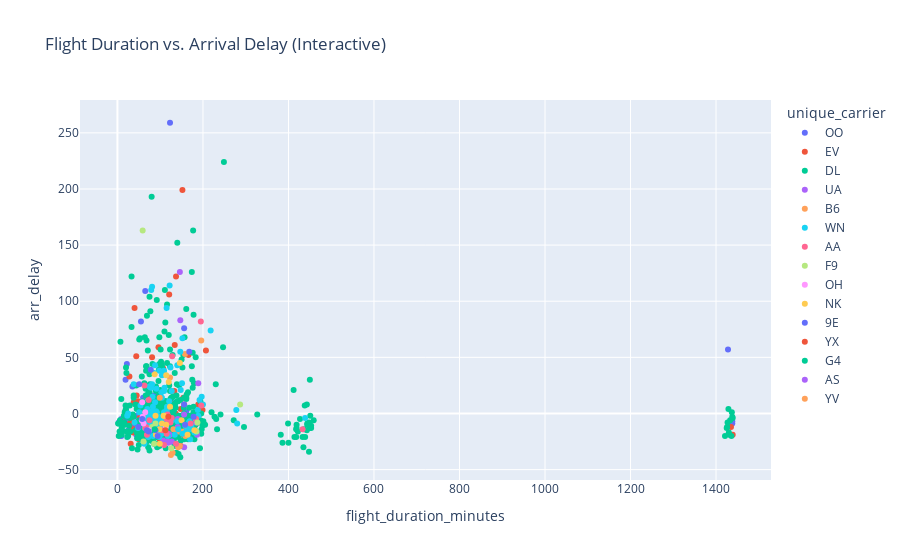

Source (notebook cell):
### Code cell
import plotly.express as px

fig = px.scatter(
    df.sample(1000),  # Sample for performance
    x='flight_duration_minutes',
    y='arr_delay',
    color='unique_carrier',
    hover_data=['origin', 'dest', 'distance'],
    title='Flight Duration vs. Arrival Delay (Interactive)'
)
fig.show()

### Figure 1 — Plotly figure (JSON) as saved in the notebook; plotly's stock layout.template omitted (floating-point values rounded to 4 significant figures; data arrays with more than 128 entries replaced by an {"elided": "..."} marker saying what was removed)
{"data": [{"customdata": {"elided": "58x3 mixed values"}, "hovertemplate": "unique_carrier=OO<br>flight_duration_minutes=%{x}<br>arr_delay=%{y}<br>origin=%{customdata[0]}<br>dest=%{customdata[1]}<br>distance=%{customdata[2]}<extra></extra>", "legendgroup": "OO", "marker": {"color": "#636efa", "symbol": "circle"}, "mode": "markers", "name": "OO", "orientation": "v", "showlegend": true, "type": "scatter", "x": [72, 95, 123, 9, 44, 36, 191, 149, 63, 156, 6, 65, 72, 79, 93, 99, 53, 123, 32, 1438, 108, 60, 34, 85, 110, 19, 55, 125, 48, 41, 1428, 3, 22, 99, 86, 45, 9, 55, 26, 158, 84, 120, 176, 21, 1438, 120, 72, 165, 68, 101, 19, 71, 99, 161, 111, 70, 88, 35], "xaxis": "x", "y": [-13.0, -11.0, 11.0, -20.0, -19.0, -11.0, -1.0, -11.0, -9.0, 76.0, -7.0, 109.0, -6.0, 9.0, 12.0, -21.0, -15.0, 259.0, -10.0, -9.0, -10.0, 14.0, -16.0, 3.0, -8.0, 30.0, 82.0, 12.0, -7.0, -10.0, 57.0, -8.0, 44.0, -1.0, 16.0, -2.0, -5.0, -11.0, -15.0, -13.0, -12.0, 3.0, -7.0, 6.0, -7.0, -3.0, 0.0, -22.0, 2.0, 2.0, -6.0, -6.0, -15.0, 2.0, -13.0, -8.0, 7.0, 24.0], "yaxis": "y"}, {"customdata": {"elided": "74x3 mixed values"}, "hovertemplate": "unique_carrier=EV<br>flight_duration_minutes=%{x}<br>arr_delay=%{y}<br>origin=%{customdata[0]}<br>dest=%{customdata[1]}<br>distance=%{customdata[2]}<extra></extra>", "legendgroup": "EV", "marker": {"color": "#EF553B", "symbol": "circle"}, "mode": "markers", "name": "EV", "orientation": "v", "showlegend": true, "type": "scatter", "x": [156, 70, 96, 113, 134, 140, 74, 62, 99, 50, 33, 29, 136, 133, 116, 176, 38, 61, 81, 64, 51, 145, 61, 38, 58, 207, 124, 71, 183, 164, 89, 93, 166, 44, 75, 166, 60, 162, 83, 127, 155, 48, 124, 154, 136, 121, 148, 28, 189, 142, 201, 148, 28, 37, 199, 52, 40, 11, 107, 55, 45, 193, 124, 73, 137, 153, 80, 13, 85, 1439, 152, 31, 1435, 144], "xaxis": "x", "y": [8.0, -14.0, 59.0, -12.0, 61.0, -5.0, -17.0, -12.0, -24.0, -23.0, -6.0, -9.0, 0.0, 20.0, -24.0, -18.0, 10.0, 9.0, 50.0, -11.0, -16.0, -15.0, -7.0, -14.0, -21.0, 56.0, -24.0, -8.0, -10.0, -19.0, -10.0, -11.0, 52.0, 51.0, 16.0, -16.0, -23.0, -16.0, -10.0, -12.0, -19.0, 11.0, 10.0, 14.0, -9.0, 106.0, 4.0, -10.0, 8.0, -2.0, -9.0, -29.0, 33.0, -17.0, 3.0, -4.0, 94.0, -10.0, 40.0, 5.0, 16.0, 3.0, -23.0, 4.0, 122.0, -19.0, -16.0, -8.0, -5.0, -19.0, 199.0, -27.0, -12.0, -5.0], "yaxis": "y"}, {"customdata": {"elided": "653x3 mixed values"}, "hovertemplate": "unique_carrier=DL<br>flight_duration_minutes=%{x}<br>arr_delay=%{y}<br>origin=%{customdata[0]}<br>dest=%{customdata[1]}<br>distance=%{customdata[2]}<extra></extra>", "legendgroup": "DL", "marker": {"color": "#00cc96", "symbol": "circle"}, "mode": "markers", "name": "DL", "orientation": "v", "showlegend": true, "type": "scatter", "x": {"elided": "653 int values"}, "xaxis": "x", "y": {"elided": "653 float values"}, "yaxis": "y"}, {"customdata": [["EWR", "SAV", 708], ["ATL", "EWR", 746], ["EWR", "ATL", 746], ["ATL", "SFO", 2139], ["EWR", "ATL", 746], ["IAH", "ATL", 689], ["ORD", "ATL", 606], ["ATL", "SFO", 2139], ["ATL", "IAD", 534], ["EWR", "ATL", 746], ["IAH", "ATL", 689], ["EWR", "ATL", 746], ["ATL", "EWR", 746], ["SAV", "EWR", 708], ["ATL", "IAD", 534], ["ATL", "EWR", 746]], "hovertemplate": "unique_carrier=UA<br>flight_duration_minutes=%{x}<br>arr_delay=%{y}<br>origin=%{customdata[0]}<br>dest=%{customdata[1]}<br>distance=%{customdata[2]}<extra></extra>", "legendgroup": "UA", "marker": {"color": "#ab63fa", "symbol": "circle"}, "mode": "markers", "name": "UA", "orientation": "v", "showlegend": true, "type": "scatter", "x": [127, 122, 139, 107, 141, 186, 156, 147, 115, 141, 184, 146, 119, 117, 103, 119], "xaxis": "x", "y": [-25.0, -19.0, -15.0, -24.0, -12.0, -19.0, -30.0, 83.0, 2.0, -5.0, -8.0, 126.0, -26.0, -25.0, -10.0, -18.0], "yaxis": "y"}, {"customdata": [["ATL", "BOS", 946], ["SAV", "BOS", 901], ["ATL", "BOS", 946], ["BOS", "ATL", 946], ["ATL", "MCO", 404], ["ATL", "BOS", 946], ["ATL", "BOS", 946], ["BOS", "SAV", 901], ["BOS", "ATL", 946], ["ATL", "BOS", 946], ["ATL", "JFK", 760], ["SAV", "JFK", 718], ["BOS", "ATL", 946], ["JFK", "SAV", 718]], "hovertemplate": "unique_carrier=B6<br>flight_duration_minutes=%{x}<br>arr_delay=%{y}<br>origin=%{customdata[0]}<br>dest=%{customdata[1]}<br>distance=%{customdata[2]}<extra></extra>", "legendgroup": "B6", "marker": {"color": "#FFA15A", "symbol": "circle"}, "mode": "markers", "name": "B6", "orientation": "v", "showlegend": true, "type": "scatter", "x": [129, 125, 146, 163, 101, 142, 158, 147, 159, 196, 131, 123, 155, 142], "xaxis": "x", "y": [-35.0, -37.0, -29.0, -15.0, -4.0, -30.0, 53.0, -16.0, -20.0, 65.0, -14.0, 32.0, -16.0, -16.0], "yaxis": "y"}, {"customdata": {"elided": "110x3 mixed values"}, "hovertemplate": "unique_carrier=WN<br>flight_duration_minutes=%{x}<br>arr_delay=%{y}<br>origin=%{customdata[0]}<br>dest=%{customdata[1]}<br>distance=%{customdata[2]}<extra></extra>", "legendgroup": "WN", "marker": {"color": "#19d3f3", "symbol": "circle"}, "mode": "markers", "name": "WN", "orientation": "v", "showlegend": true, "type": "scatter", "x": [64, 90, 116, 81, 127, 79, 278, 159, 100, 218, 70, 108, 169, 173, 140, 88, 90, 103, 70, 161, 109, 200, 75, 51, 82, 152, 147, 98, 48, 81, 78, 110, 96, 54, 116, 104, 280, 98, 92, 118, 103, 151, 72, 180, 63, 134, 81, 170, 86, 91, 152, 115, 109, 84, 112, 78, 80, 124, 23, 117, 168, 88, 72, 25, 107, 83, 83, 97, 122, 78, 38, 103, 140, 189, 72, 168, 82, 64, 40, 127, 167, 96, 90, 90, 83, 104, 197, 91, 173, 188, 98, 91, 115, 77, 182, 192, 97, 78, 109, 91, 82, 148, 78, 91, 142, 171, 104, 79, 121, 439], "xaxis": "x", "y": [-13.0, -9.0, -8.0, -12.0, 20.0, 110.0, 3.0, -11.0, -5.0, 74.0, -7.0, -8.0, -7.0, -14.0, 43.0, 43.0, -12.0, -18.0, 4.0, -16.0, 38.0, 8.0, 24.0, 1.0, -4.0, -18.0, 55.0, 38.0, -13.0, 113.0, -2.0, 23.0, -8.0, 7.0, 6.0, 34.0, -9.0, -8.0, 1.0, -20.0, -11.0, 27.0, -4.0, -17.0, -27.0, -19.0, 26.0, -23.0, 36.0, 1.0, 67.0, 94.0, 20.0, -6.0, -2.0, -9.0, 2.0, 41.0, -2.0, -4.0, -13.0, 10.0, -3.0, 0.0, -15.0, -20.0, -5.0, -16.0, 114.0, -8.0, 26.0, 19.0, -7.0, -2.0, -21.0, -10.0, 15.0, -11.0, -8.0, -6.0, -8.0, -3.0, -15.0, 2.0, 6.0, 14.0, 15.0, -13.0, -11.0, 3.0, -21.0, -4.0, 3.0, -7.0, -17.0, 12.0, -8.0, -11.0, 1.0, 22.0, -8.0, 21.0, -1.0, -1.0, -14.0, -14.0, -6.0, 23.0, 11.0, -4.0], "yaxis": "y"}, {"customdata": [["ATL", "LAX", 1947], ["ATL", "MIA", 594], ["ATL", "DFW", 731], ["CLT", "ATL", 226], ["DFW", "ATL", 731], ["ATL", "LAX", 1947], ["CLT", "ATL", 226], ["MIA", "ATL", 594], ["SAV", "DFW", 925], ["ATL", "CLT", 226], ["CLT", "ATL", 226], ["CLT", "ATL", 226], ["DFW", "ATL", 731], ["DFW", "SAV", 925], ["LAX", "ATL", 1947], ["MIA", "ATL", 594], ["ATL", "LGA", 762], ["CLT", "ATL", 226], ["LGA", "ATL", 762], ["DFW", "ATL", 731], ["PHL", "ATL", 666], ["ORD", "ATL", 606], ["ATL", "MIA", 594]], "hovertemplate": "unique_carrier=AA<br>flight_duration_minutes=%{x}<br>arr_delay=%{y}<br>origin=%{customdata[0]}<br>dest=%{customdata[1]}<br>distance=%{customdata[2]}<extra></extra>", "legendgroup": "AA", "marker": {"color": "#FF6692", "symbol": "circle"}, "mode": "markers", "name": "AA", "orientation": "v", "showlegend": true, "type": "scatter", "x": [109, 117, 73, 67, 184, 128, 63, 115, 119, 67, 75, 69, 183, 195, 433, 127, 124, 65, 137, 196, 115, 171, 105], "xaxis": "x", "y": [-28.0, -1.0, 12.0, -13.0, -5.0, 51.0, 25.0, -5.0, -3.0, -12.0, -6.0, -19.0, -5.0, 82.0, -14.0, -4.0, -8.0, -13.0, -27.0, 7.0, -18.0, -9.0, -15.0], "yaxis": "y"}, {"customdata": [["ATL", "SAT", 874], ["ATL", "LAX", 1947], ["TTN", "ATL", 701], ["ATL", "MCO", 404], ["IAH", "ATL", 689], ["DEN", "ATL", 1199], ["ATL", "DEN", 1199], ["SAT", "ATL", 874], ["ATL", "MCI", 692]], "hovertemplate": "unique_carrier=F9<br>flight_duration_minutes=%{x}<br>arr_delay=%{y}<br>origin=%{customdata[0]}<br>dest=%{customdata[1]}<br>distance=%{customdata[2]}<extra></extra>", "legendgroup": "F9", "marker": {"color": "#B6E880", "symbol": "circle"}, "mode": "markers", "name": "F9", "orientation": "v", "showlegend": true, "type": "scatter", "x": [81, 86, 126, 89, 185, 287, 61, 187, 59], "xaxis": "x", "y": [-12.0, -27.0, -31.0, -9.0, -16.0, 8.0, -25.0, -8.0, 163.0], "yaxis": "y"}, {"customdata": [["CLT", "SAV", 213], ["DCA", "SAV", 519], ["SAV", "CLT", 213], ["CLT", "AGS", 140], ["CLT", "SAV", 213], ["CLT", "SAV", 213], ["SAV", "CLT", 213]], "hovertemplate": "unique_carrier=OH<br>flight_duration_minutes=%{x}<br>arr_delay=%{y}<br>origin=%{customdata[0]}<br>dest=%{customdata[1]}<br>distance=%{customdata[2]}<extra></extra>", "legendgroup": "OH", "marker": {"color": "#FF97FF", "symbol": "circle"}, "mode": "markers", "name": "OH", "orientation": "v", "showlegend": true, "type": "scatter", "x": [61, 113, 58, 59, 65, 57, 74], "xaxis": "x", "y": [-9.0, -12.0, 10.0, -3.0, 1.0, -6.0, -15.0], "yaxis": "y"}, {"customdata": [["ATL", "DTW", 594], ["DTW", "ATL", 594], ["IAH", "ATL", 689], ["MCO", "ATL", 404], ["FLL", "ATL", 581], ["BWI", "ATL", 577], ["ATL", "ORD", 606], ["ATL", "MCO", 404], ["ATL", "MCO", 404], ["IAH", "ATL", 689], ["ATL", "FLL", 581], ["ATL", "BWI", 577], ["CLE", "ATL", 554], ["ATL", "BWI", 577], ["FLL", "ATL", 581], ["ATL", "BOS", 946]], "hovertemplate": "unique_carrier=NK<br>flight_duration_minutes=%{x}<br>arr_delay=%{y}<br>origin=%{customdata[0]}<br>dest=%{customdata[1]}<br>distance=%{customdata[2]}<extra></extra>", "legendgroup": "NK", "marker": {"color": "#FECB52", "symbol": "circle"}, "mode": "markers", "name": "NK", "orientation": "v", "showlegend": true, "type": "scatter", "x": [114, 146, 180, 90, 109, 99, 114, 89, 87, 164, 108, 104, 123, 98, 120, 150], "xaxis": "x", "y": [-10.0, 45.0, -15.0, -19.0, -2.0, -27.0, 34.0, -2.0, 35.0, -19.0, -2.0, -9.0, 6.0, -14.0, 28.0, -6.0], "yaxis": "y"}, {"customdata": [["OAJ", "ATL", 399], ["CSG", "ATL", 83], ["ATL", "GNV", 300], ["BMI", "ATL", 533], ["CRW", "ATL", 363], ["MLI", "ATL", 633], ["FAY", "ATL", 331], ["ATL", "OAJ", 399], ["ATL", "FAY", 331], ["TYS", "ATL", 152], ["BMI", "ATL", 533], ["LGA", "SAV", 722], ["ATL", "AVL", 164], ["ATL", "TYS", 152]], "hovertemplate": "unique_carrier=9E<br>flight_duration_minutes=%{x}<br>arr_delay=%{y}<br>origin=%{customdata[0]}<br>dest=%{customdata[1]}<br>distance=%{customdata[2]}<extra></extra>", "legendgroup": "9E", "marker": {"color": "#636efa", "symbol": "circle"}, "mode": "markers", "name": "9E", "orientation": "v", "showlegend": true, "type": "scatter", "x": [94, 78, 79, 158, 101, 178, 89, 73, 69, 58, 168, 156, 49, 51], "xaxis": "x", "y": [-20.0, 39.0, NaN, -10.0, NaN, -3.0, -15.0, -16.0, -15.0, -5.0, 55.0, 8.0, -12.0, 26.0], "yaxis": "y"}, {"customdata": [["SAV", "PHL", 629], ["DCA", "ATL", 547]], "hovertemplate": "unique_carrier=YX<br>flight_duration_minutes=%{x}<br>arr_delay=%{y}<br>origin=%{customdata[0]}<br>dest=%{customdata[1]}<br>distance=%{customdata[2]}<extra></extra>", "legendgroup": "YX", "marker": {"color": "#EF553B", "symbol": "circle"}, "mode": "markers", "name": "YX", "orientation": "v", "showlegend": true, "type": "scatter", "x": [119, 112], "xaxis": "x", "y": [-3.0, -15.0], "yaxis": "y"}, {"customdata": [["SAV", "BWI", 549]], "hovertemplate": "unique_carrier=G4<br>flight_duration_minutes=%{x}<br>arr_delay=%{y}<br>origin=%{customdata[0]}<br>dest=%{customdata[1]}<br>distance=%{customdata[2]}<extra></extra>", "legendgroup": "G4", "marker": {"color": "#00cc96", "symbol": "circle"}, "mode": "markers", "name": "G4", "orientation": "v", "showlegend": true, "type": "scatter", "x": [87], "xaxis": "x", "y": [-14.0], "yaxis": "y"}, {"customdata": [["ATL", "SEA", 2182], ["ATL", "SEA", 2182]], "hovertemplate": "unique_carrier=AS<br>flight_duration_minutes=%{x}<br>arr_delay=%{y}<br>origin=%{customdata[0]}<br>dest=%{customdata[1]}<br>distance=%{customdata[2]}<extra></extra>", "legendgroup": "AS", "marker": {"color": "#ab63fa", "symbol": "circle"}, "mode": "markers", "name": "AS", "orientation": "v", "showlegend": true, "type": "scatter", "x": [156, 189], "xaxis": "x", "y": [-1.0, 27.0], "yaxis": "y"}, {"customdata": [["ATL", "IAH", 689]], "hovertemplate": "unique_carrier=YV<br>flight_duration_minutes=%{x}<br>arr_delay=%{y}<br>origin=%{customdata[0]}<br>dest=%{customdata[1]}<br>distance=%{customdata[2]}<extra></extra>", "legendgroup": "YV", "marker": {"color": "#FFA15A", "symbol": "circle"}, "mode": "markers", "name": "YV", "orientation": "v", "showlegend": true, "type": "scatter", "x": [99], "xaxis": "x", "y": [14.0], "yaxis": "y"}], "layout": {"legend": {"title": {"text": "unique_carrier"}, "tracegroupgap": 0}, "title": {"text": "Flight Duration vs. Arrival Delay (Interactive)"}, "xaxis": {"anchor": "y", "domain": [0, 1], "title": {"text": "flight_duration_minutes"}}, "yaxis": {"anchor": "x", "domain": [0, 1], "title": {"text": "arr_delay"}}}}
